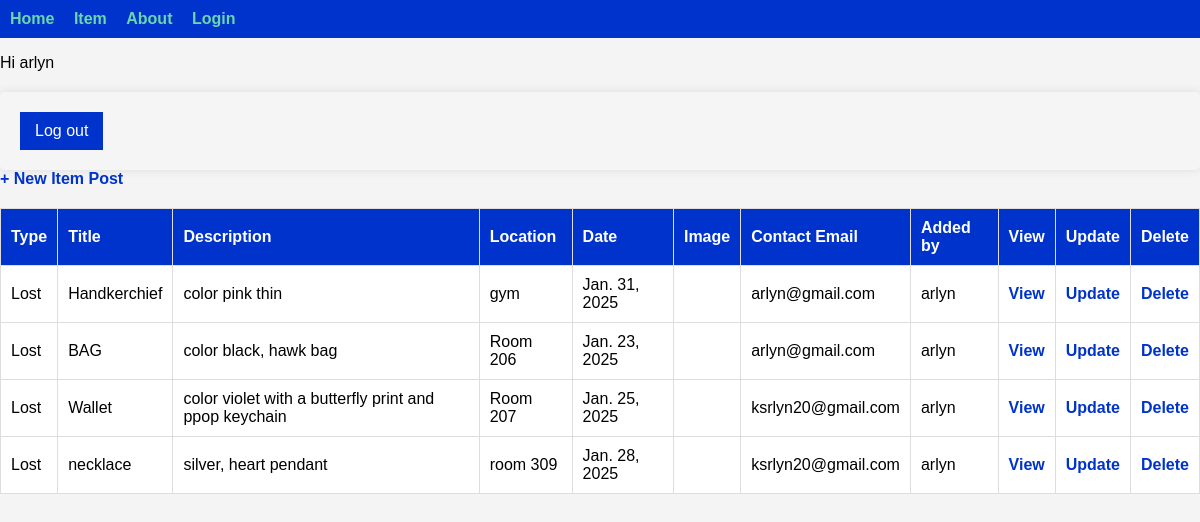
Screenshot of /item/ (signed in) with the database file from the repository.
### app/models.py (models this page shows, shortened)
class Item(models.Model):
    ITEM_TYPES = [
        ('Lost', 'Lost'),
        ('Found', 'Found')
    ]
    type = models.CharField(max_length=10, choices=ITEM_TYPES)
    title = models.CharField(max_length=100)
    description = models.TextField()
    location = models.CharField(max_length=255)
    date = models.DateField()
    image = models.ImageField(upload_to='item_images/', blank=True, null=True)
    contact_email = models.EmailField()
    user = models.ForeignKey(settings.AUTH_USER_MODEL, on_delete=models.CASCADE)

### app/views.py (the view)
# urls.py: path('item/', ItemListView.as_view(), name='item'),
class ItemListView(ListView):
    model = Item
    context_object_name = 'item'
    template_name = 'app/item_list.html'

### app/templates/app/item_list.html
{% extends 'app/base.html' %}
{% load static %}
{% block content %}
 <a href="{% url 'item_create' %}">+ New Item Post</a>
    <table>
    <thead>
    <tr>
        <th>Type</th>
        <th>Title</th>
        <th>Description</th>
        <th>Location</th>
        <th>Date</th>
        <th>Image</th>
        <th>Contact Email</th>
        <th>Added by</th>
        <th>View</th>
        <th>Update</th>
        <th>Delete</th>
    </tr>
    </thead>
    <tbody>
    {% for item in item %}
    <tr>
        <td>{{ item.type }}</td>
        <td>{{ item.title }}</td>
        <td>{{ item.description }}</td>
        <td>{{ item.location }}</td>
        <td>{{ item.date }}</td>
        <td>{{ item.image }}</td>
        <td>{{ item.contact_email }}</td>
        <td>{{ item.user }}</td>
       <td><a href="{% url 'item_detail' item.pk %}">View</a></td>
        <td><a href="{% url 'item_update' item.pk %}">Update</a></td>
        <td><a href="{% url 'item_delete' item.pk %}">Delete</a></td>
    </tr>
    {% endfor %}
    </tbody>
    </table>
{% endblock content %}

### app/templates/app/base.html (shortened to what this page needs)
{% load static %}
<!DOCTYPE html>
<html lang>
<head>
    <link rel="stylesheet" href="{% static 'css/base.css' %}">
</head>
<body>
   {% include 'app/navbar.html' %}
   {% if user.is_authenticated %}
   <p>Hi {{ user.username }}</p>
   <form method="post" action="{% url 'logout' %}">
   <button type="submit">Log out</button>
   </form>
   {% else %}
   <p>You are not logged in</p>
   {% endif %}
        {% block content %}
        {% endblock content %}
</body>
</html>

### static/css/base.css (style rules this page uses)
body { font-family: Arial, sans-serif; background-color: #f4f4f4; margin: 0; padding: 0; }
table { width: 100%; border-collapse: collapse; margin-top: 20px; background: white; }
table, th, td { border: 1px solid #ddd; }
th, td { padding: 10px; text-align: left; }
th { background-color: #0033cc; color: white; }
a { color: #0033cc; text-decoration: none; font-weight: bold; }
form { background:whitesmoke; padding: 20px; margin-top: 20px; box-shadow: 0px 0px 10px rgba(0, 0, 0, 0.1); border-radius: 5px; }
button { background-color: #0033cc; color: white; padding: 10px 15px; border: none; cursor: pointer; font-size: 16px; }

### rows the page displays
Item: type "Lost", title "Handkerchief", description "color pink thin", location "gym", date "Jan. 31, 2025", contact_email "arlyn@gmail.com", user "arlyn"
Item: type "Lost", title "BAG", description "color black, hawk bag", location "Room 206", date "Jan. 23, 2025", contact_email "arlyn@gmail.com", user "arlyn"
Item: type "Lost", title "Wallet", description "color violet with a butterfly print and ppop keychain", location "Room 207", date "Jan. 25, 2025", contact_email "ksrlyn20@gmail.com", user "arlyn"
Item: type "Lost", title "necklace", description "silver, heart pendant", location "room 309", date "Jan. 28, 2025", contact_email "ksrlyn20@gmail.com", user "arlyn"

### other values shown
{{ user.username }} "arlyn"
